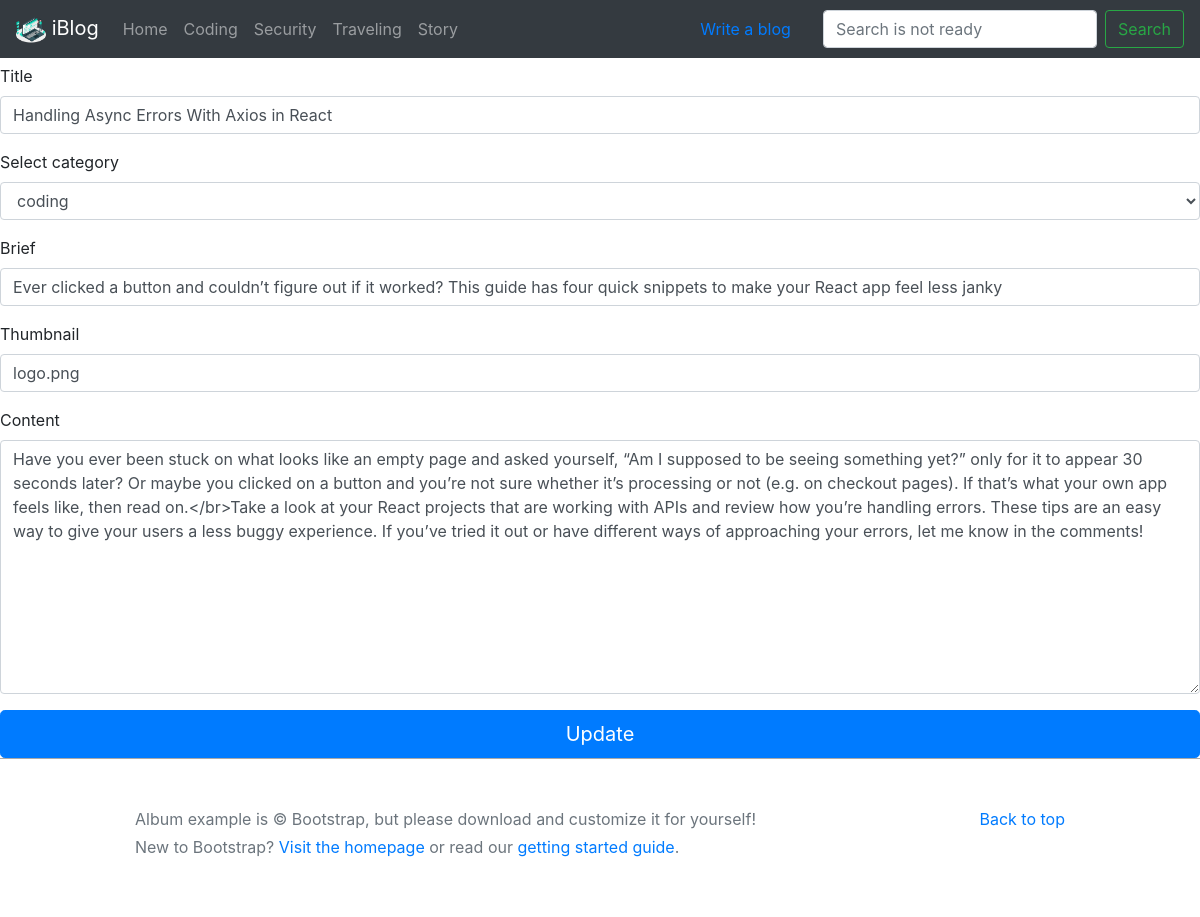
The app's page /post/edit/handling-async-errors-with-axios-in-react (signed in) with its own data.
### tables this page shows
CREATE TABLE `tbl_categories` (
  `id` int NOT NULL AUTO_INCREMENT,
  `name` varchar(45) NOT NULL,
  `slug` varchar(45) NOT NULL,
  `create_at` varchar(45) NOT NULL,
  PRIMARY KEY (`id`)
);

CREATE TABLE `tbl_posts` (
  `id` int NOT NULL AUTO_INCREMENT,
  `id_author` int NOT NULL,
  `id_category` int DEFAULT NULL,
  `title` varchar(255) NOT NULL,
  `slug` varchar(255) NOT NULL,
  `brief` varchar(255) DEFAULT NULL,
  `views` int DEFAULT NULL,
  `img` varchar(255) DEFAULT NULL,
  `content` text,
  `create_at` varchar(45) NOT NULL,
  `update_at` varchar(45) DEFAULT NULL,
  `delete_at` varchar(45) DEFAULT NULL,
  PRIMARY KEY (`id`,`slug`),
  UNIQUE KEY `id_UNIQUE` (`id`),
  UNIQUE KEY `slug_UNIQUE` (`slug`),
  KEY `fk_category_id_idx` (`id_category`),
  KEY `fk_author_id_idx` (`id_author`),
  CONSTRAINT `fk_author_id` FOREIGN KEY (`id_author`) REFERENCES `tbl_users` (`id`),
  CONSTRAINT `fk_category_id` FOREIGN KEY (`id_category`) REFERENCES `tbl_categories` (`id`)
);

### controllers/BaseController.php (called while the page is built, shortened)
<?php
class BaseController
{
    public function callModel($model)
    {
        return new $model;
    }
    public function callView($view, $data = [])
    {
        require_once "./views/layouts/" . $view . ".php";
    }
    public function callController($controller)
    {
        return new $controller;
    }
}

### core/app.php (called while the page is built, shortened)
<?php
class App
{
    protected $action = "show";
    function __construct()
    {
        $arr = $this->proceedUrl();
        if (isset($arr[0])) {
            if (file_exists("./controllers/" . ucfirst($arr[0]) . "Controller.php")) {
                unset($arr[0]);
            } else {
                $this->controller = "ErrorController";
                unset($arr[0]);
            }
        }
        $this->controller = new $this->controller;
        if (isset($arr[1]) && method_exists($this->controller, $arr[1])) {
            $this->action = $arr[1];
            unset($arr[1]);
        }
        $this->params = $arr ? array_values($arr) : [];
        call_user_func_array([$this->controller, $this->action], $this->params);
    }
    public function proceedUrl()
    {
        $url = null;
        if (isset($_GET["url"])) {
            $url = strtolower($_GET["url"]);
            $url = explode('/', $url);
        }
        return $url;
    }
}

### index.php (called while the page is built, shortened)
<?php
require_once './core/app.php';
require_once './controllers/BaseController.php';
require_once './models/BaseModel.php';
$myApp = new App();

### controllers/CategoryController.php (called while the page is built, shortened)
<?php
class CategoryController extends BaseController
{
    public function getCategories()
    {
        $PostModel = $this->callModel("PostModel");
        return $PostModel->listCategories();
    }
}

### models/BaseModel.php (called while the page is built, shortened)
<?php
class BaseModel
{
    protected $servername = "localhost";
    protected $username = "php";
    protected $password = "Uitctf2021?";
    protected $dbname = "db_iblog";
    public function connectMysql()
    {
        $this->conMysql = new mysqli($this->servername, $this->username, $this->password, $this->dbname);
    }
}

### models/PostModel.php (called while the page is built, shortened)
<?php
class PostModel extends BaseModel
{
    public function isOwner($id_author, $slug)
    {
        if ($id_author != 1) {
            $stmt = $this->conMysql->prepare("SELECT *
            from tbl_posts
            where id_author = ?
            and slug = ?
            and delete_at is null");
            $stmt->bind_param('ss', $id_author, $slug);
        } else {
            $stmt = $this->conMysql->prepare("SELECT *
            from tbl_posts
            where  slug = ?
            and delete_at is null");
            $stmt->bind_param('s', $slug);
        }
        $stmt->execute();
        $result = $stmt->get_result();
        if ($row = $result->fetch_assoc()) {
            return [
                'title' => $row['title'],
                'id_cat' => $row['id_category'],
                'brief' => $row['brief'],
                'img' => $row['img'],
                'content' => $row['content']
            ];
        }
        return $arr[] = [];
    }
    public function listCategories()
    {
        $stmt = $this->conMysql->prepare("SELECT * FROM tbl_categories");
        $stmt->execute();
        $result = $stmt->get_result();
        while ($row = $result->fetch_assoc()) {
            $arr[] = [
                'name' => $row['name'],
                'slug' => $row['slug']
            ];
        }
        return $arr;
    }
}

### views/pages/edit.php (the view, shortened to what this page needs)
<form action="/dashboard/edit" method="POST">
    <div class="form-group">
        <label for="title">Title</label>
        <input value="<?php echo $data['data']['data']['title']; ?>" type="text" id="title" name="title" class="form-control" placeholder="Title" required autofocus>
    </div>
    <div class="form-group">
        <label for="cat">Select category</label>
        <select class="form-control" id="cat" name="cat">
            <option <?php if ($data['data']['data']['id_cat'] == 1) {
                        echo 'selected';
                    } ?>>coding</option>
        </select>
    </div>
    <div class="form-group">
        <label for="brief">Brief</label>
        <input class="form-control" id="brief" name="brief" placeholder="Brief" value="<?php echo $data['data']['data']['brief']; ?>">
    </div>
    <div class="form-group">
        <label for="thumb">Thumbnail</label>
        <input value="<?php echo $data['data']['data']['img']; ?>" type="text" class="form-control" id="thumb" name="thumb" rows="3" placeholder="<name. png / jpg / jpeg / gif>">
    </div>
    <div class="form-group">
        <label for="content">Content</label>
        <textarea class="form-control" id="content" name="content" rows="10" placeholder="Content" required><?php echo $data['data']['data']['content']; ?></textarea>
    </div>
    <button class="btn btn-lg btn-primary btn-block" type="submit" name="submit">Update</button>
</form>

### views/blocks/header.php (shortened to what this page needs)
<?php
$cat = $this->callController('CategoryController');
$cates = $cat->getCategories();
?>
<nav class="navbar fixed-top navbar-expand-lg navbar-dark bg-dark">
    <a class="navbar-brand" href="/">
        <img src="/assets/icon/logo.png" width="30" height="30" alt="">
        iBlog
    </a>
    <div class="collapse navbar-collapse" id="navbarTogglerDemo02">
        <ul class="navbar-nav mr-auto mt-2 mt-lg-0">
            <?php
            if (strpos(strtolower($_SERVER['REQUEST_URI']), 'home') == true) {
                echo '<li class="nav-item active">';
            } else echo '<li class="nav-item">';
            echo '<a class="nav-link" href="/home">Home</a>';
            echo '</li>';
            if ($cates != null) {
                foreach ($cates as $key => $value) {
                    if (strpos(strtolower($_SERVER['REQUEST_URI']), $value['slug']) == true) {
                        echo '<li class="nav-item active">';
                    } else echo '<li class="nav-item">';
                    echo '<a class="nav-link" href="/category/show/' . $value['slug'] . '">' . htmlspecialchars($value['name']) . '</a>';
                    echo '</li>';
                }
            }
            ?>
        </ul>
        <ul class="my-2 my-md-0 mr-md-3">
            <a class="nav-link" href="/dashboard">Write a blog</a>
        </ul>
        <form class="form-inline my-2 my-lg-0">
            <input class="form-control mr-sm-2" name="search" type="search" placeholder="Search is not ready">
            <button class="btn btn-outline-success my-2 my-sm-0" type="submit">Search</button>
        </form>
    </div>
</nav>

### assets/css/style.css (style rules this page uses)
body { padding-top: 4rem; margin-bottom: 6px; }

### records on screen
tbl_categories: name "Coding"
tbl_categories: name "Security"
tbl_categories: name "Traveling"
tbl_categories: name "Story"
tbl_posts: title "Handling Async Errors With Axios in React", brief "Ever clicked a button and couldn’t figure out if it worked? This guide has four quick snippets to make your React app feel less janky", thumb "logo.png", content "Have you ever been stuck on what looks like an empty page and asked yourself, “Am I supposed to be seeing something yet?” only for it to appear 30 seconds later? Or maybe you clicked on a button and you’re not sure whether it’s processing or not (e.g. on checkout pages). If that’s what your own app feels like, then read on.</br>Take a look at your React projects that are working with APIs and review how you’re handling errors. These tips are an easy way to give your users a less buggy experience. If you’ve tried it out or have different ways of approaching your errors, let me know in the comments!"
